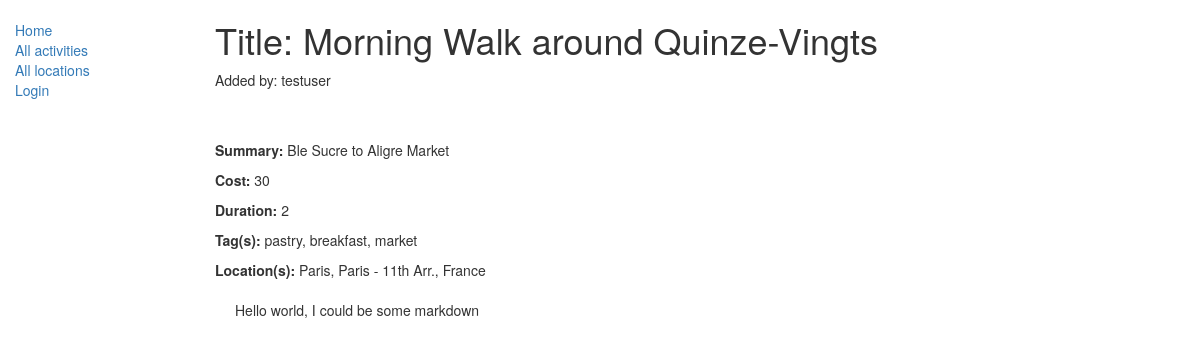
The app's page /catalog/activity/1 with its own data.
### catalog/models.py (models this page shows, shortened)
class Activity(models.Model):
    title = models.CharField(max_length=200)
    summary = models.TextField(max_length=1000, help_text='Enter a brief description of the activity.')
    cost = models.IntegerField(help_text='Enter an approximate median cost for this activity.')
    duration = models.IntegerField(help_text='Enter an approximate number of hours this activity might take.')
    author = models.ForeignKey(User, on_delete=models.SET_NULL, null=True)
    location = models.ManyToManyField(Location, help_text='Select a location for this activity.')
    tag = models.ManyToManyField(Tag, help_text='Enter a tag for this activity to help people find it.')

class Tag(models.Model):
    tag = models.CharField(max_length=200, help_text='Enter a tag for this activity to help people find it.')
    def __str__(self):
        return self.tag

class Location(models.Model):
    location = models.CharField(max_length=200, help_text='Enter a location for this activity.')
    def __str__(self):
        return self.location

### catalog/views.py (the view)
# urls.py: url(r'^activity/(?P<pk>\d+)$', views.ActivityDetailView.as_view(), name='activity-detail'),
class ActivityDetailView(generic.DetailView):
    model = Activity

### catalog/templates/catalog/activity_detail.html
{% extends "base_generic.html" %}
{% block content %}
  <h1>Title: {{ activity.title }}</h1>
  <p>Added by: {{ activity.author }}</p>
  <br></br>
  <p><strong>Summary:</strong> {{ activity.summary }}</p>
  <p><strong>Cost:</strong> {{ activity.cost }}</p>
  <p><strong>Duration:</strong> {{ activity.duration }}</p>
  <p><strong>Tag(s):</strong> {% for tag in activity.tag.all %} {{ tag }}{% if not forloop.last %}, {% endif %}{% endfor %}</p>
  <p><strong>Location(s):</strong> {% for location in activity.location.all %} {{ location }}{% if not forloop.last %}, {% endif %}{% endfor %}</p>
  <div style="margin-left:20px;margin-top:20px">
    <p> Hello world, I could be some markdown </p>
  </div>
{% endblock %}

### records on screen
Activity: title "Morning Walk around Quinze-Vingts", author "testuser", summary "Ble Sucre to Aligre Market", cost "30", duration "2"
Tag: tag "pastry"
Tag: tag "breakfast"
Tag: tag "market"
Location: location "Paris"
Location: location "Paris - 11th Arr."
Location: location "France"
